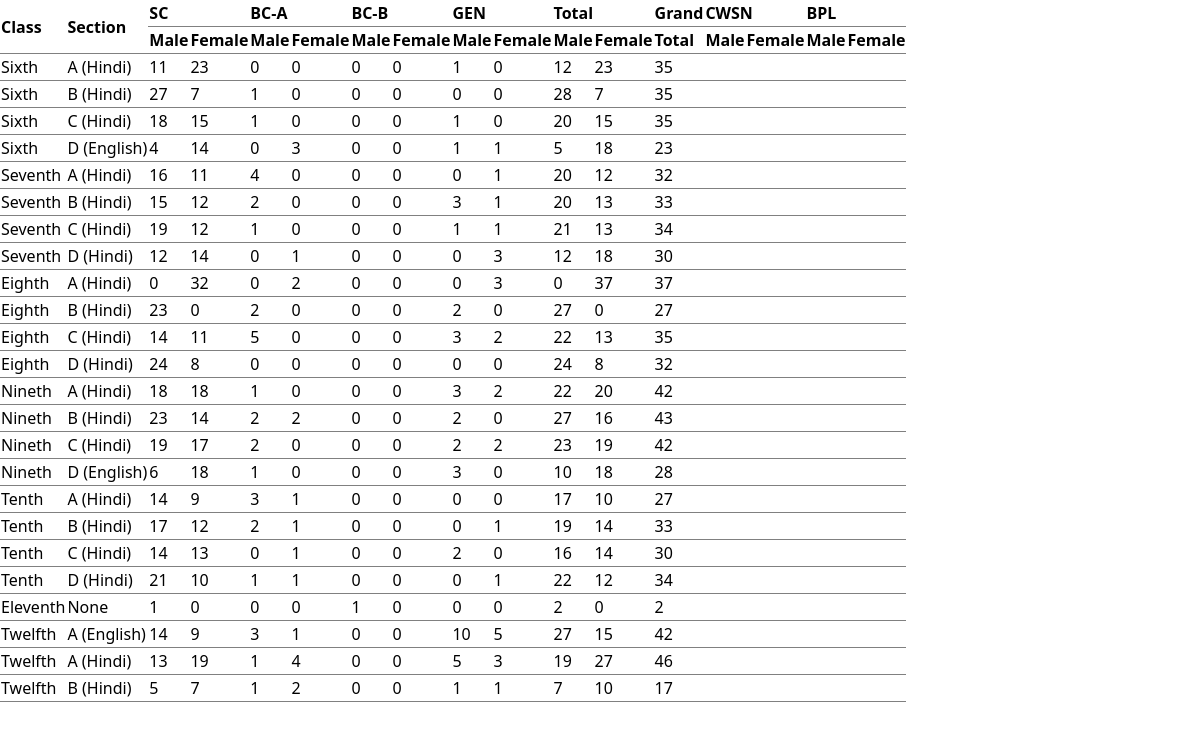
The app's page /student_strength with its own data.
### cms/models.py (models this page shows, shortened)
class Student(models.Model):
    srn = models.CharField(primary_key=True,max_length=11)
    school_code = models.CharField(max_length=20, blank=True, null=True)
    school_name = models.CharField(max_length=255, blank=True, null=True)
    admission_date = models.DateField(blank=True, null=True,)
    studentclass = models.CharField(max_length=20,blank=True, null=True)
    stream = models.CharField(max_length=20,blank=True, null=True)
    section = models.CharField(max_length=20,blank=True, null=True)
    roll_number = models.CharField(max_length=20,blank=True, null=True)
    admission_number = models.CharField(max_length=20,blank=True, null=True)
    full_name_aadhar = models.CharField(max_length=255,blank=True, null=True)
    date_of_birth = models.DateField(blank=True, null=True)
    gender = models.CharField(max_length=10,blank=True, null=True)
    aadhaar_number = models.CharField(max_length=20, blank=True, null=True)
    domicile_of_haryana = models.CharField(max_length=100, blank=True, null=True)
    father_full_name_aadhar = models.CharField(max_length=255,blank=True, null=True)
    father_aadhaar_number = models.CharField(max_length=20, blank=True, null=True)
    mother_full_name_aadhar = models.CharField(max_length=255,blank=True, null=True)
    mother_aadhaar_number = models.CharField(max_length=20,blank=True, null=True)
    guardian_full_name_aadhar = models.CharField(max_length=255, blank=True, null=True)
    guardian_aadhaar_number = models.CharField(max_length=20, blank=True, null=True)
    family_annual_income = models.DecimalField(max_digits=15, decimal_places=2, blank=True, null=True)
    state = models.CharField(max_length=255, blank=True, null=True)
    district = models.CharField(max_length=255, blank=True, null=True)
    block = models.CharField(max_length=100, blank=True, null=True)
    sub_district = models.CharField(max_length=100, blank=True, null=True)
    city_village_town = models.CharField(max_length=100, blank=True, null=True)
    address = models.CharField(max_length=255, blank=True, null=True)
    postal_code = models.CharField(max_length=20, blank=True, null=True)
    father_mobile = models.CharField(max_length=20, blank=True, null=True)
    mother_mobile = models.CharField(max_length=20, blank=True, null=True)
    guardian_mobile = models.CharField(max_length=20, blank=True, null=True)
    account_number = models.CharField(max_length=50, blank=True, null=True)
    bank_name = models.CharField(max_length=255, blank=True, null=True)
    ifsc = models.CharField(max_length=20, blank=True, null=True)
    subjects_opted = models.CharField(max_length=255, blank=True, null=True)
    caste = models.CharField(max_length=100, blank=True, null=True)
    category = models.CharField(max_length=100, blank=True, null=True)
    disability = models.CharField(max_length=255,blank=True, null=True)
    disorder = models.CharField(max_length=100, blank=True, null=True)
    subjects_opted = models.CharField(max_length=255, blank=True, null=True)
    subjects = models.TextField(blank=True, null=True)

### cms/views.py (the view)
# urls.py: path('student_strength',views.student_strength,name='student_strength.html'),
def student_strength(request):
    class_order = {
        'Sixth': 1,
        'Seventh': 2,
        'Eighth': 3,
        'Nineth': 4,
        'Tenth': 5,
        'Eleventh': 6,
        'Twelfth': 7,
    }
    student_strength = Student.objects.values('studentclass', 'section',).annotate(
        scmale=Count('srn', filter=Q(gender='Male',category__in=['SC', 'Scheduled Caste'])),
        scfemale=Count('srn', filter=Q(gender='Female',category__in=['SC', 'Scheduled Caste'])),
        bcamale=Count('srn', filter=Q(gender='Male',category='BC-A')),
        bcafemale=Count('srn', filter=Q(gender='Female',category='BC-A')),
        bcbmale=Count('srn', filter=Q(gender='Male',category='BC-B')),
        bcbfemale=Count('srn', filter=Q(gender='Female',category='BC-B')),
        genmale=Count('srn', filter=Q(gender='Male',category='GEN')),
        genfemale=Count('srn', filter=Q(gender='Female',category='GEN')),
        totalmale=Count('srn', filter=Q(gender='Male')),
        totalfemale=Count('srn', filter=Q(gender='Female')),
        total=Count('srn'),
        malecwsn=Count('srn', filter=Q(gender='Male') & ~Q(disability='') or ~Q(disability__isnull=True)),
        femalecwsn=Count('srn', filter=Q(gender='Female') & ~Q(disability='') or ~Q(disability__isnull=True)),
        cwsn=Count('srn', filter=~Q(disability='') or  ~Q(disability__isnull=True)),
        order=Case(*[When(studentclass=value, then=position) for value, position in class_order.items()])
    ).order_by('order')
    context = {
        'student_strength': student_strength
    }
    return render(request, 'student_strength.html', context)

### cms/templates/student_strength.html (shortened to what this page needs)
<!doctype html>
<html lang="en">
  <head>
    <link href="https://cdn.jsdelivr.net/npm/bootstrap@5.3.3/dist/css/bootstrap.min.css" rel="stylesheet">
  </head>
  <body>
<div class="table table-striped">
  <table>
      <thead>
          <tr>
              <th rowspan="2">Class</th>
              <th rowspan="2">Section</th>
              <th colspan="2">SC</th>
              <th colspan="2">BC-A</th>
              <th colspan="2">BC-B</th>
              <th colspan="2">GEN</th>
              <th colspan="2">Total</th>
              <th colspan="1">Grand</th>
              <th colspan="2">CWSN</th>
              <th colspan="2">BPL</th>
          </tr>
          <tr>
              <th>Male</th>
              <th>Female</th>
              <th>Male</th>
              <th>Female</th>
              <th>Male</th>
              <th>Female</th>
              <th>Male</th>
              <th>Female</th>
              <th>Male</th>
              <th>Female</th>
              <th>Total</th>
              <th>Male</th>
              <th>Female</th>
              <th>Male</th>
              <th>Female</th>
          </tr>
      </thead>
      <tbody>
          {% for data in student_strength %}
          <tr>
              <td>{{ data.studentclass }}</td>
              <td>{{ data.section }}</td>
              <td>{{ data.scmale }}</td>
              <td>{{ data.scfemale }}</td>
              <td>{{ data.bcamale}}</td>
              <td>{{ data.bcafemale }}</td>
              <td>{{ data.bcbmale }}</td>
              <td>{{ data.bcbfemale }}</td>
              <td>{{ data.genmale }}</td>
              <td>{{ data.genfemale }}</td>
              <td>{{ data.totalmale }}</td>
              <td>{{ data.totalfemale }}</td>
              <td>{{ data.total }}</td>
              <td>{{ data.cwsn_male }}</td>
              <td>{{ data.cwsn_female }}</td>
              <td>{{ data.bpl_male }}</td>
              <td>{{ data.bpl_female }}</td>
          </tr>
          {% endfor %}
      </tbody>
  </table>
</div>
  </body>
</html>

### records on screen
Student: studentclass "Eleventh", section "None", scmale "1", scfemale "0", bcamale "0", bcafemale "0", bcbmale "1", bcbfemale "0", genmale "0", genfemale "0", totalmale "2", totalfemale "0", total "2"

### other values on screen
{{ data.studentclass }} "Sixth" "Sixth" "Sixth" "Sixth" "Seventh" "Seventh" "Seventh" "Seventh" "Eighth" "Eighth" "Eighth" "Eighth" "Nineth" "Nineth" "Nineth" "Nineth" "Tenth" "Tenth" "Tenth" "Tenth" "Twelfth" "Twelfth" "Twelfth"
{{ data.section }} "A (Hindi)" "B (Hindi)" "C (Hindi)" "D (English)" "A (Hindi)" "B (Hindi)" "C (Hindi)" "D (Hindi)" "A (Hindi)" "B (Hindi)" "C (Hindi)" "D (Hindi)" "A (Hindi)" "B (Hindi)" "C (Hindi)" "D (English)" "A (Hindi)" "B (Hindi)" "C (Hindi)" "D (Hindi)" "A (English)" "A (Hindi)" "B (Hindi)"
{{ data.scmale }} "11" "27" "18" "4" "16" "15" "19" "12" "0" "23" "14" "24" "18" "23" "19" "6" "14" "17" "14" "21" "14" "13" "5"
{{ data.scfemale }} "23" "7" "15" "14" "11" "12" "12" "14" "32" "0" "11" "8" "18" "14" "17" "18" "9" "12" "13" "10" "9" "19" "7"
{{ data.bcamale }} "0" "1" "1" "0" "4" "2" "1" "0" "0" "2" "5" "0" "1" "2" "2" "1" "3" "2" "0" "1" "3" "1" "1"
{{ data.bcafemale }} "0" "0" "0" "3" "0" "0" "0" "1" "2" "0" "0" "0" "0" "2" "0" "0" "1" "1" "1" "1" "1" "4" "2"
{{ data.bcbmale }} "0" "0" "0" "0" "0" "0" "0" "0" "0" "0" "0" "0" "0" "0" "0" "0" "0" "0" "0" "0" "0" "0" "0"
{{ data.bcbfemale }} "0" "0" "0" "0" "0" "0" "0" "0" "0" "0" "0" "0" "0" "0" "0" "0" "0" "0" "0" "0" "0" "0" "0"
{{ data.genmale }} "1" "0" "1" "1" "0" "3" "1" "0" "0" "2" "3" "0" "3" "2" "2" "3" "0" "0" "2" "0" "10" "5" "1"
{{ data.genfemale }} "0" "0" "0" "1" "1" "1" "1" "3" "3" "0" "2" "0" "2" "0" "2" "0" "0" "1" "0" "1" "5" "3" "1"
{{ data.totalmale }} "12" "28" "20" "5" "20" "20" "21" "12" "0" "27" "22" "24" "22" "27" "23" "10" "17" "19" "16" "22" "27" "19" "7"
{{ data.totalfemale }} "23" "7" "15" "18" "12" "13" "13" "18" "37" "0" "13" "8" "20" "16" "19" "18" "10" "14" "14" "12" "15" "27" "10"
{{ data.total }} "35" "35" "35" "23" "32" "33" "34" "30" "37" "27" "35" "32" "42" "43" "42" "28" "27" "33" "30" "34" "42" "46" "17"
